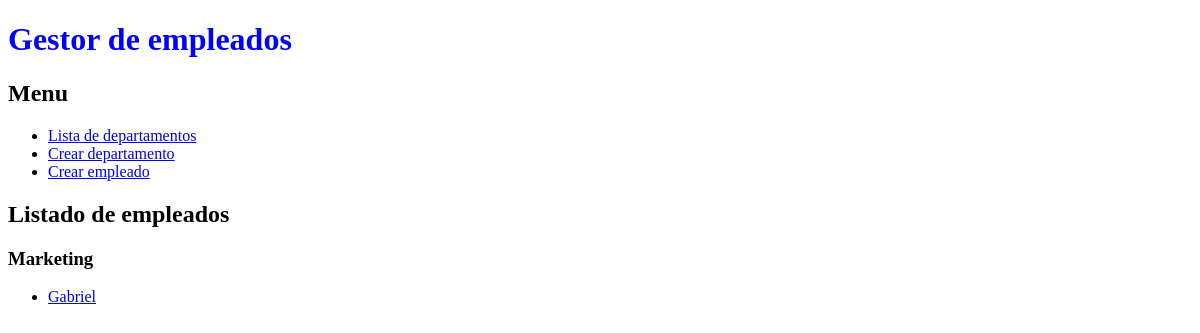
Before: /appEmpresaDjango/departamentos/6/empleados with the older database file.
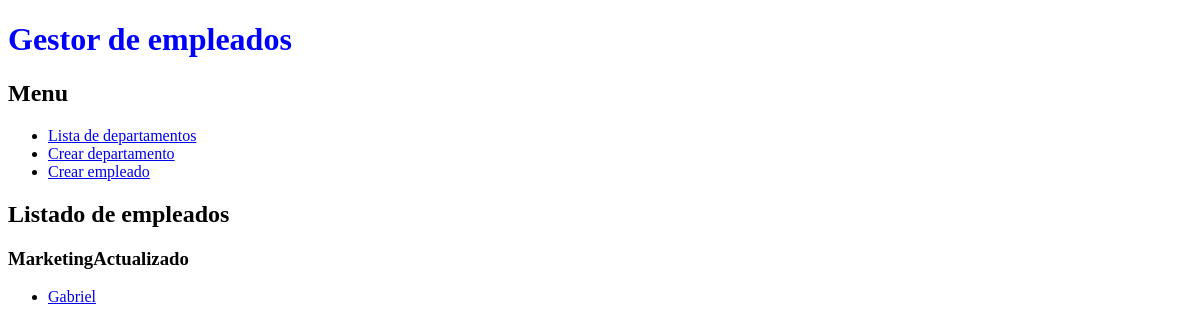
After: the same page with the newer database file.
### appEmpresaDjango/models.py (models this page shows, shortened)
class Departamento(models.Model):
    nombre = models.CharField(max_length=60)
    telefono =  models.IntegerField()
    created = models.DateTimeField(auto_now_add=True, blank=True, null=True)
    updated = models.DateTimeField(auto_now=True, blank=True, null=True)
    class Meta:
        verbose_name_plural = "departamentos"
        verbose_name= "departamento"
        ordering = ["-created"]

### appEmpresaDjango/views.py (the view)
# urls.py: path('/departamentos/<int:departamento_id>/empleados', EmpleadoListView.as_view(), name='empleados_index'),
class EmpleadoListView(ListView):
    model = Empleado
    context_object_name = 'empleados'
    def get_queryset(self):
        departamento = get_object_or_404(Departamento, id=self.kwargs['departamento_id'])
        return Empleado.objects.filter(departamento=departamento)
    def get_context_data(self, **kwargs):
        context= super().get_context_data(**kwargs)
        departamento = get_object_or_404(Departamento, pk=self.kwargs['departamento_id'])
        context['departamento'] = departamento
        context['usuario_conectado'] ="Jaime Urrutia"
        return context

### templates/appEmpresaDjango/empleado_list.html
{% extends 'base.html' %}
{% block contenido %}
        <h2>Listado de empleados</h2>
        <h3>{{ departamento.nombre }}</h3>
        {% if empleados %}
            <ul>
                {% for empleado in empleados %}
                	<li><a href="{% url 'empleados_show' empleado.id %}">{{ empleado.nombre }}</a></li>
                {% endfor %}
            </ul>
        {% else %}
            <p>No hay empleados creados.</p>
        {% endif %}
{% endblock %}

Changed rows visible on the page:
changed Departamento: nombre "Marketing" → "MarketingActualizado"
